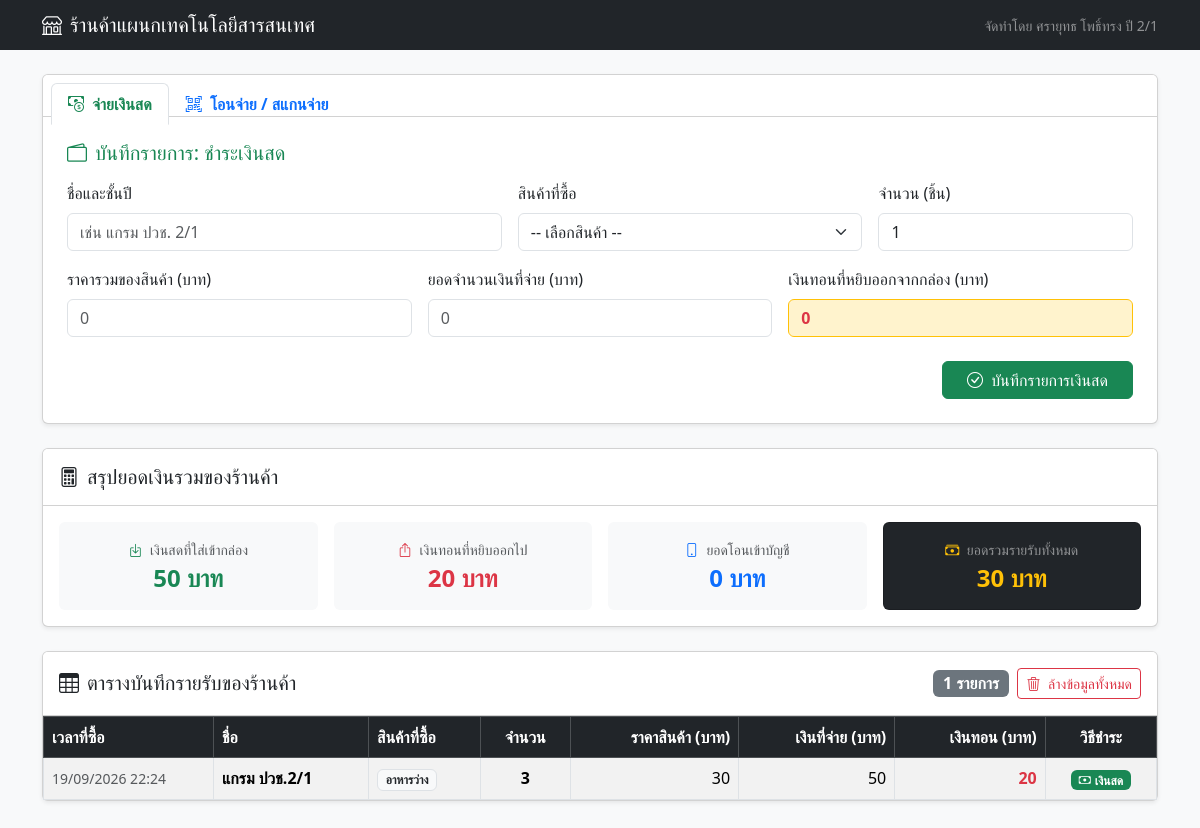
The page / on the database its author committed.
### tables this page shows
CREATE TABLE `transactions` (
  `id` int(11) NOT NULL,
  `paid_at` datetime DEFAULT current_timestamp(),
  `buyer_name` varchar(100) NOT NULL,
  `category` varchar(50) NOT NULL,
  `quantity` int(11) NOT NULL DEFAULT 1,
  `price` decimal(10,2) NOT NULL,
  `paid_amount` decimal(10,2) NOT NULL,
  `change_amount` decimal(10,2) NOT NULL DEFAULT 0.00,
  `payment_method` enum('เงินสด','โอนจ่าย') NOT NULL
);

### index.php (the view, shortened to what this page needs)
<?php
include 'connect.php';
$query_cash_in  = mysqli_query($conn, "SELECT SUM(paid_amount) AS total FROM transactions WHERE payment_method = 'เงินสด'");
$row_cash_in    = mysqli_fetch_assoc($query_cash_in);
$statCashIn     = $row_cash_in['total'] ?? 0;
$query_cash_out = mysqli_query($conn, "SELECT SUM(change_amount) AS total FROM transactions WHERE payment_method = 'เงินสด'");
$row_cash_out   = mysqli_fetch_assoc($query_cash_out);
$statCashOut    = $row_cash_out['total'] ?? 0;
$query_qr       = mysqli_query($conn, "SELECT SUM(price) AS total FROM transactions WHERE payment_method = 'โอนจ่าย'");
$row_qr         = mysqli_fetch_assoc($query_qr);
$statQrTotal    = $row_qr['total'] ?? 0;
$query_grand    = mysqli_query($conn, "SELECT SUM(price) AS total FROM transactions");
$row_grand      = mysqli_fetch_assoc($query_grand);
$statGrandTotal = $row_grand['total'] ?? 0;
$result = mysqli_query($conn, "SELECT * FROM transactions ORDER BY paid_at DESC, id DESC");
$totalCount = mysqli_num_rows($result);
?>
<!DOCTYPE html>
<html lang="th">
<head>
  <link href="https://cdn.jsdelivr.net/npm/bootstrap@5.3.3/dist/css/bootstrap.min.css" rel="stylesheet">
  <link href="https://cdn.jsdelivr.net/npm/bootstrap-icons@1.11.3/font/bootstrap-icons.min.css" rel="stylesheet">
</head>
<body class="bg-light">
  <nav class="navbar navbar-dark bg-dark mb-4">
    <div class="container">
      <span class="navbar-brand mb-0 h1">
        <i class="bi bi-shop me-2"></i>ร้านค้าแผนกเทคโนโลยีสารสนเทศ
      </span>
      <span class="text-white-50 small">จัดทำโดย ศรายุทธ โพธิ์ทรง ปี 2/1</span>
    </div>
  </nav>
  <div class="container mb-5">
    <div class="card shadow-sm mb-4">
      <div class="card-header bg-white pb-0">
        <ul class="nav nav-tabs card-header-tabs" id="paymentTab" role="tablist">
          <li class="nav-item" role="presentation">
            <button class="nav-link active fw-bold text-success" id="cash-tab" data-bs-toggle="tab" data-bs-target="#cash-pane" type="button" role="tab">
              <i class="bi bi-cash-coin me-1"></i> จ่ายเงินสด
            </button>
          </li>
          <li class="nav-item" role="presentation">
            <button class="nav-link fw-bold text-primary" id="qr-tab" data-bs-toggle="tab" data-bs-target="#qr-pane" type="button" role="tab">
              <i class="bi bi-qr-code-scan me-1"></i> โอนจ่าย / สแกนจ่าย
            </button>
          </li>
        </ul>
      </div>
      <div class="card-body p-4">
        <div class="tab-content" id="paymentTabContent">
          <div class="tab-pane fade show active" id="cash-pane" role="tabpanel">
            <h5 class="text-success mb-3"><i class="bi bi-wallet2 me-2"></i>บันทึกรายการ: ชำระเงินสด</h5>
            <form action="index.php" method="POST">
              <div class="row g-3">
                <div class="col-md-5">
                  <label class="form-label">ชื่อและชั้นปี</label>
                  <input type="text" name="buyer_name" class="form-control" placeholder="เช่น แกรม ปวช. 2/1" required>
                </div>
                <div class="col-md-4">
                  <label class="form-label">สินค้าที่ซื้อ</label>
                  <select name="category" class="form-select" required>
                    <option value="" selected disabled>-- เลือกสินค้า --</option>
                  </select>
                </div>
                <div class="col-md-3">
                  <label class="form-label">จำนวน (ชิ้น)</label>
                  <input type="number" name="quantity" class="form-control" min="1" value="1" required>
                </div>
                <div class="col-md-4">
                  <label class="form-label">ราคารวมของสินค้า (บาท)</label>
                  <input type="number" id="cashPrice" name="price" class="form-control" min="1" step="0.5" placeholder="0" required oninput="kitmoneyChikChing()">
                </div>
                <div class="col-md-4">
                  <label class="form-label">ยอดจำนวนเงินที่จ่าย (บาท)</label>
                  <input type="number" id="cashPaid" name="paid_amount" class="form-control" min="1" step="0.5" placeholder="0" required oninput="kitmoneyChikChing()">
                </div>
                <div class="col-md-4">
                  <label class="form-label">เงินทอนที่หยิบออกจากกล่อง (บาท)</label>
                  <input type="number" id="cashChange" name="change_amount" class="form-control bg-warning-subtle text-danger border-warning fw-bold" value="0" readonly>
                </div>
                <div class="col-12 text-end mt-4">
                  <button type="submit" class="btn btn-success px-4">
                    <i class="bi bi-check-circle me-1"></i> บันทึกรายการเงินสด
                  </button>
                </div>
              </div>
            </form>
          </div>
        </div>
      </div>
    </div>
    <div class="card shadow-sm mb-4">
      <div class="card-header bg-white py-3">
        <h5 class="card-title mb-0">
          <i class="bi bi-calculator me-2"></i>สรุปยอดเงินรวมของร้านค้า
        </h5>
      </div>
      <div class="card-body">
        <div class="row g-3">
          <div class="col-md-3">
            <div class="card bg-light border-0 p-3 text-center h-100 justify-content-center">
              <div class="text-muted small mb-1">
                <i class="bi bi-box-arrow-in-down text-success me-1"></i> เงินสดที่ใส่เข้ากล่อง
              </div>
              <h4 class="fw-bold text-success mb-0"><?php echo number_format($statCashIn); ?> บาท</h4>
            </div>
          </div>
          <div class="col-md-3">
            <div class="card bg-light border-0 p-3 text-center h-100 justify-content-center">
              <div class="text-muted small mb-1">
                <i class="bi bi-box-arrow-up text-danger me-1"></i> เงินทอนที่หยิบออกไป
              </div>
              <h4 class="fw-bold text-danger mb-0"><?php echo number_format($statCashOut); ?> บาท</h4>
            </div>
          </div>
          <div class="col-md-3">
            <div class="card bg-light border-0 p-3 text-center h-100 justify-content-center">
              <div class="text-muted small mb-1">
                <i class="bi bi-phone text-primary me-1"></i> ยอดโอนเข้าบัญชี
              </div>
              <h4 class="fw-bold text-primary mb-0"><?php echo number_format($statQrTotal); ?> บาท</h4>
            </div>
          </div>
          <div class="col-md-3">
            <div class="card bg-dark text-white p-3 text-center h-100 justify-content-center">
              <div class="text-white-50 small mb-1">
                <i class="bi bi-cash-stack text-warning me-1"></i> ยอดรวมรายรับทั้งหมด
              </div>
              <h4 class="fw-bold text-warning mb-0"><?php echo number_format($statGrandTotal); ?> บาท</h4>
            </div>
          </div>
        </div>
      </div>
    </div>
    <div class="card shadow-sm">
      <div class="card-header bg-white py-3 d-flex justify-content-between align-items-center">
        <h5 class="card-title mb-0">
          <i class="bi bi-table me-2"></i>ตารางบันทึกรายรับของร้านค้า
        </h5>
        <div class="d-flex align-items-center gap-2">
          <span class="badge bg-secondary fs-6"><?php echo $totalCount; ?> รายการ</span>
          <form action="index.php" method="POST" onsubmit="return confirm('คุณต้องการล้างข้อมูลทั้งหมดใช่หรือไม่?');" class="d-inline">
            <button type="submit" class="btn btn-outline-danger btn-sm">
              <i class="bi bi-trash3 me-1"></i> ล้างข้อมูลทั้งหมด
            </button>
          </form>
        </div>
      </div>
      <div class="card-body p-0">
        <div class="table-responsive">
          <table class="table table-striped table-bordered table-hover mb-0 align-middle">
            <thead class="table-dark">
              <tr>
                <th style="width: 170px;">เวลาที่ซื้อ</th>
                <th>ชื่อ</th>
                <th>สินค้าที่ซื้อ</th>
                <th class="text-center" style="width: 90px;">จำนวน</th>
                <th class="text-end">ราคาสินค้า (บาท)</th>
                <th class="text-end">เงินที่จ่าย (บาท)</th>
                <th class="text-end">เงินทอน (บาท)</th>
                <th class="text-center">วิธีชำระ</th>
              </tr>
            </thead>
            <tbody>
              <?php if ($totalCount > 0): ?>
                <?php while ($row = mysqli_fetch_assoc($result)): ?>
                  <tr>
                    <td><small class="text-muted"><?php echo date("d/m/Y H:i", strtotime($row['paid_at'])); ?></small></td>
                    <td class="fw-semibold"><?php echo htmlspecialchars($row['buyer_name']); ?></td>
                    <td><span class="badge bg-light text-dark border"><?php echo htmlspecialchars($row['category']); ?></span></td>
                    <td class="text-center fw-bold"><?php echo $row['quantity']; ?></td>
                    <td class="text-end"><?php echo number_format($row['price']); ?></td>
                    <td class="text-end"><?php echo number_format($row['paid_amount']); ?></td>
                    <td class="text-end <?php echo ($row['change_amount'] > 0) ? 'text-danger fw-bold' : ''; ?>">
                      <?php echo number_format($row['change_amount']); ?>
                    </td>
                    <td class="text-center">
                      <?php if ($row['payment_method'] == 'เงินสด'): ?>
                        <span class="badge bg-success"><i class="bi bi-cash me-1"></i>เงินสด</span>
                      <?php else: ?>
                        <span class="badge bg-primary"><i class="bi bi-qr-code me-1"></i>โอนจ่าย</span>
                      <?php endif; ?>
                    </td>
                  </tr>
                <?php endwhile; ?>
              <?php endif; ?>
            </tbody>
          </table>
        </div>
      </div>
    </div>
  </div>
</body>
</html>

### rows shown on the page
transactions: paid_at "19/09/2026 22:24", buyer_name "แกรม ปวช.2/1", category "อาหารว่าง", quantity "3", price "30", paid_amount "50", change_amount "20", payment_method "เงินสด" (drawn)

### other values the page prints
$statCashIn "50"
$statCashOut "20"
$statQrTotal "0"
$statGrandTotal "30"
$totalCount "1"
